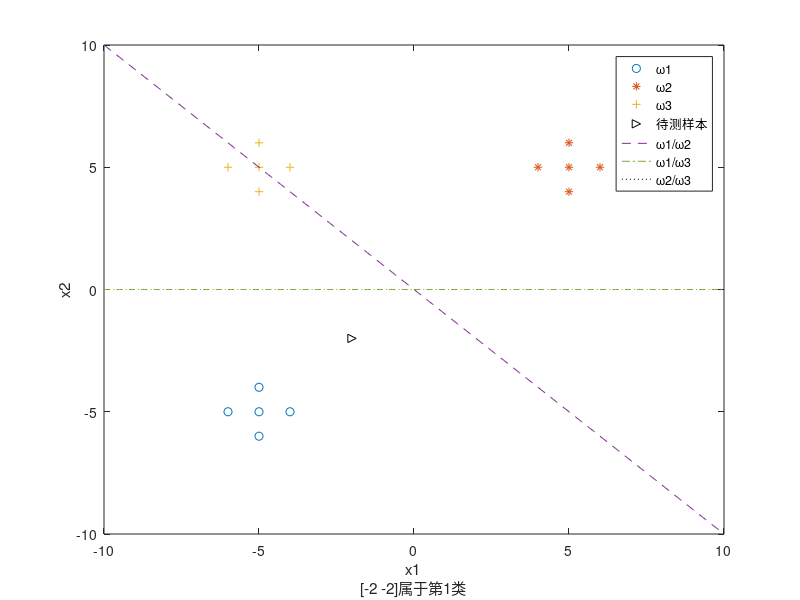

This figure's MATLAB source:
clc,clear,close all;
X=[-5 -5;-5 -4;-4 -5;-5 -6;-6 -5;5 5;5 4;4 5;5 6;6 5;-5 5;-5 4;-4 5;-5 6;-6 5];
label=[1;1;1;1;1;2;2;2;2;2;3;3;3;3;3];
sta=tabulate(label);
[c,k]=size(sta); 
[N,n]=size(X);
Z=ones(N,n+1);       
Z(:,1:n)=X; 
num=1;
figure,hold on;
axis([-10 10 -10 10]);
pointtype=['o','*','+']; 
for i=1:c%绘制各类样本点
    index=find(label==sta(i,1));
    plot(X(index,1),X(index,2),pointtype(i)); 
end

x=[-2;-2];                    
plot(x(1),x(2),'k>');
linetype=['--';'-.';'k:']; 
xsign=zeros(c,c);         
for i=1:c-1
    for j=i+1:c
        indexi=find(label==sta(i,1));
        indexj=find(label==sta(j,1));
        training=[Z(indexi,:);Z(indexj,:)];%wi和wj的数据
        templabel=[ones(length(indexi),1);-1*ones(length(indexj),1)];%类别标号向量
        A=regress(templabel,training);
        x1=-10:0.1:10;
        x2=-(A(1)*x1+A(3))/(A(2));
        plot(x1,x2,linetype(num,:));%绘制分界线
        num=num+1;
        if num==4
            num=1;
        end
        xsign(i,j)=A'*[x;1];
        xsign(j,i)=-xsign(i,j);
    end
end
for i=1:c-1
    if min(xsign(i,:))>=0
        result=strcat('[',num2str(x'),']','属于第',num2str(i),'类');
    end
end
% title('一对一化多类为两类');
line1='x1';
line2=result;
xlabel({line1;line2});
ylabel('x2');
legend('ω1','ω2','ω3','待测样本','ω1/ω2','ω1/ω3','ω2/ω3');
box on
hold off;
